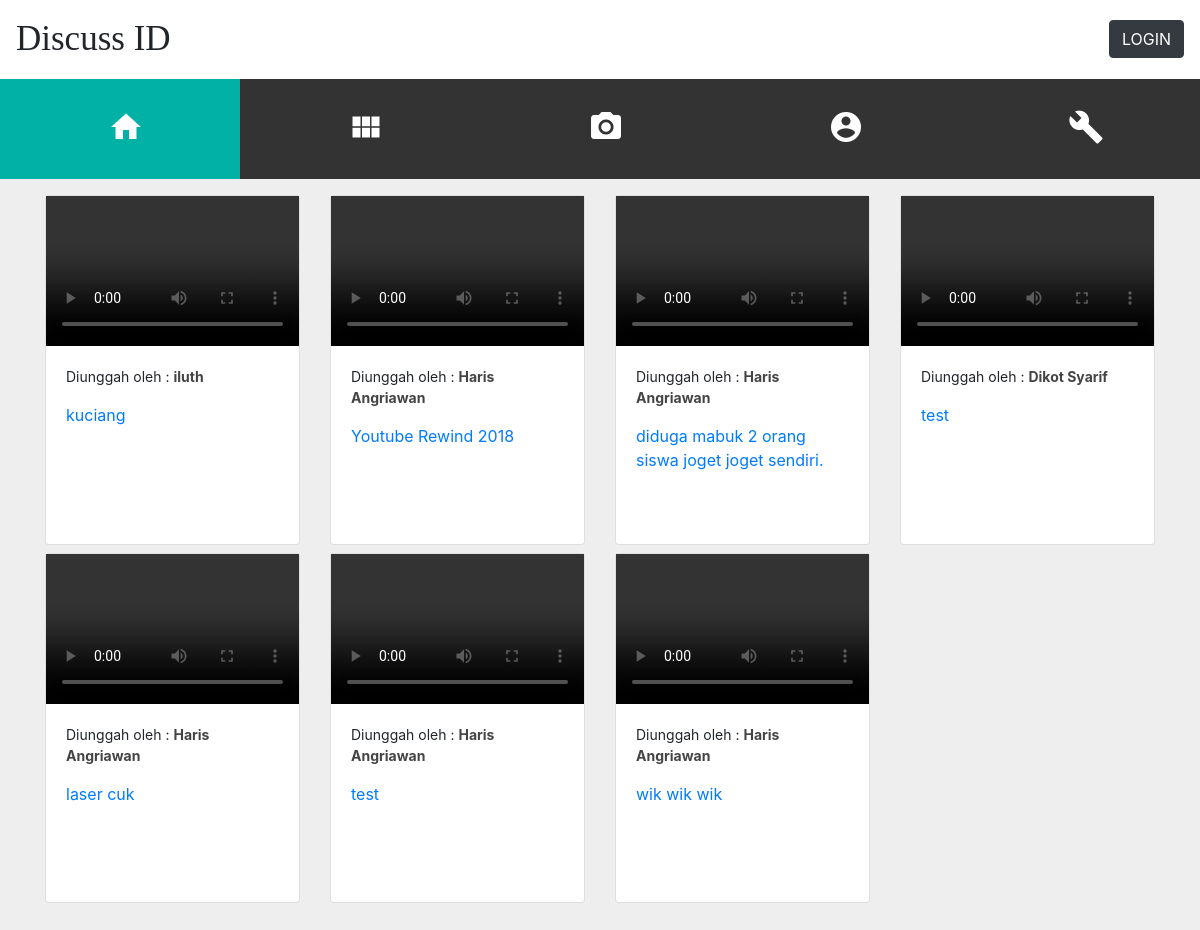
The page / on the database its author committed.
### tables this page shows
CREATE TABLE `video` (
  `id_video` int(25) NOT NULL,
  `nama_video` varchar(100) NOT NULL,
  `deskripsi_video` varchar(100) NOT NULL,
  `username` varchar(100) NOT NULL
);

### index.php (the view, shortened to what this page needs)
<?php
include "koneksi.php";
$query = mysqli_query($koneksi, "select * from video ORDER BY id_video DESC");
?>
<!doctype html>
<html lang="en">
<head>
  <link rel="stylesheet" href="https://stackpath.bootstrapcdn.com/bootstrap/4.1.3/css/bootstrap.min.css"
>
  <link rel="stylesheet" type="text/css" href="css/style.css">
</head>
<body>
  <nav class="navbar navbar-light" style="background-color: #fff;">
    <a class="navbar-brand">Discuss ID</a>
    <li class="form-inline">
    <?php
    if (empty($_SESSION['email'])) {
      echo '<a class="btn btn-dark" data-toggle="modal" href="#modalMasuk">LOGIN</a>';
    } else {
      echo '<a class="btn btn-dark" href="logout.php">Logout</a>';
    }
    ?>
</li>
  </nav>
  <div class="container-fluid startnav">
    <div class="row">
      <div class="col navbtn activenavbtn">
        <a href="index.php" class="navbtnlink"><i class="material-icons material-icons-i">home
          </i></a></div>
      <div class="col navbtn">
        <a href="list.php" class="navbtnlink"><i class="material-icons material-icons-i">view_module
          </i></a></div>
      <div class="col navbtn">
        <a href="upload.php" class="navbtnlink"><i class="material-icons material-icons-i">photo_camera
          </i></a></div>
      <div class="col navbtn">
        <a href="profile.php" class="navbtnlink"><i class="material-icons material-icons-i">account_circle
          </i></a></div>
      <div class="col navbtn">
        <a href="setting.php" class="navbtnlink"><i class="material-icons material-icons-i">build
          </i></a></div>
    </div>
  </div>
  <div class="container mt-3">
    <div class="row">
      <?php
      for ($i = 1; $i <= 4; $i++) {
        for ($j = 1; $j <= 4; $j++) {
          while ($all_video = mysqli_fetch_array($query)) {
            ?>
      <div class="col-md-3 col-sm-12 mb-2">
        <div class="card" style="height:350px;">
          <video width="253" height="150" controls>
            <source src="video/<?php echo $all_video['nama_video']; ?>" type="video/mp4">
          </video>
          <div class="card-body">
            <p style="font-size:14px;">Diunggah oleh : <b><font color="#444"><?php echo $all_video['username'];?></font></b></p>
            <p class="card-text"><font color="#02B1A6"><a href="detail_video.php?id=<?php echo $all_video['id_video'];?>"><?php echo $all_video['deskripsi_video'];?></a></font></p>
          </div>
        </div>
      </div>
      <?php
    }
  }
} ?>
    </div>
  </div>
</body>
</html>

### css/style.css (style rules this page uses)
body { background-color: #eee; }
.material-icons { position: absolute; top: 30%; left: 45%; }
.material-icons-i { font-size: 36px; color: #fff; border: none; }
.startnav { background-color: #333; height: 100px; }
.navbtn { height: 100px; }
.activenavbtn { background-color: #02B1A6; }
.navbtnlink { height: 100px; width: 100%; padding: auto; }
.navbar-brand { font-family: 'ZCOOL QingKe HuangYou', cursive; font-size: 35px; }

### rows shown on the page
video: username "iluth", deskripsi_video "kuciang"
video: username "Haris Angriawan", deskripsi_video "Youtube Rewind 2018"
video: username "Haris Angriawan", deskripsi_video "diduga mabuk 2 orang siswa joget joget sendiri."
video: username "Dikot Syarif", deskripsi_video "test"
video: username "Haris Angriawan", deskripsi_video "laser cuk"
video: username "Haris Angriawan", deskripsi_video "test"
video: username "Haris Angriawan", deskripsi_video "wik wik wik"
